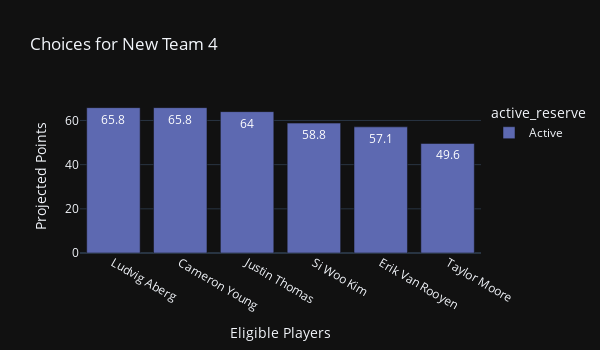
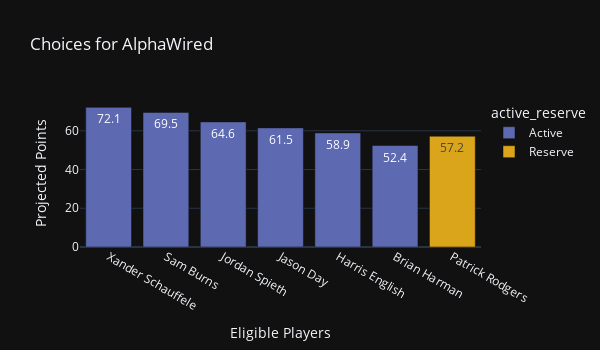
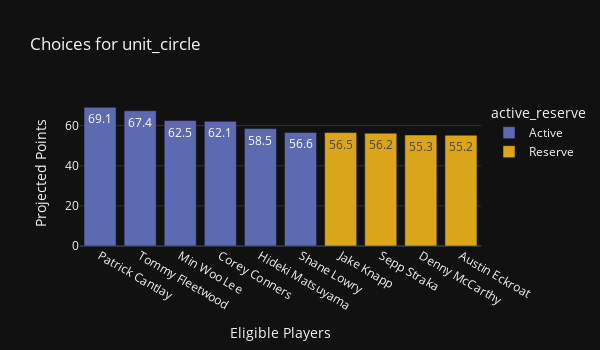
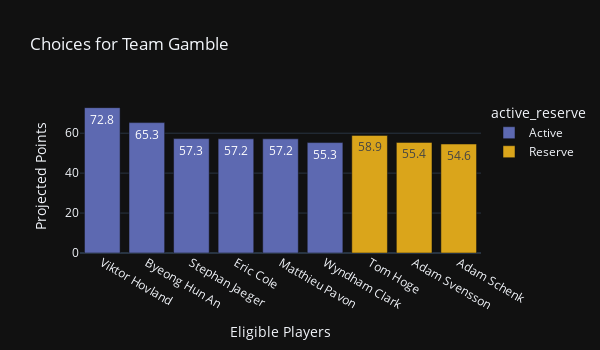

These figures' notebook cell, in order:
### Code cell
# PLAYER OPTIONS FOR EACH TEAM THIS WEEK

for team in week.team.unique():
    fig = px.bar(week[week.team == team].sort_values(by='proj_pts',ascending=False), 
                 x = 'player', 
                 y = 'proj_pts', 
                 height=350,
                 width=600,
                 title = f"Choices for {team}", 
                 color='active_reserve', 
                 text_auto=True,
                 template = 'plotly_dark',
                 color_discrete_map=active_color,
                 labels = {'proj_pts':'Projected Points','player':"Eligible Players"})
    fig.show()

### Figure 1 — Plotly figure (JSON) as saved in the notebook; plotly's stock layout.template omitted (floating-point values rounded to 4 significant figures)
{"data": [{"alignmentgroup": "True", "hovertemplate": "active_reserve=Active<br>Eligible Players=%{x}<br>Projected Points=%{y}<extra></extra>", "legendgroup": "Active", "marker": {"color": "rgb(93,105,177)", "pattern": {"shape": ""}}, "name": "Active", "offsetgroup": "Active", "orientation": "v", "showlegend": true, "textposition": "auto", "texttemplate": "%{y}", "type": "bar", "x": ["Ludvig Aberg", "Cameron Young", "Justin Thomas", "Si Woo Kim", "Erik Van Rooyen", "Taylor Moore"], "xaxis": "x", "y": [65.8, 65.8, 64, 58.8, 57.1, 49.6], "yaxis": "y"}], "layout": {"barmode": "relative", "height": 350, "legend": {"title": {"text": "active_reserve"}, "tracegroupgap": 0}, "title": {"text": "Choices for New Team 4"}, "width": 600, "xaxis": {"anchor": "y", "domain": [0, 1], "title": {"text": "Eligible Players"}}, "yaxis": {"anchor": "x", "domain": [0, 1], "title": {"text": "Projected Points"}}}}

### Figure 2 — Plotly figure (JSON) as saved in the notebook; plotly's stock layout.template omitted (floating-point values rounded to 4 significant figures)
{"data": [{"alignmentgroup": "True", "hovertemplate": "active_reserve=Active<br>Eligible Players=%{x}<br>Projected Points=%{y}<extra></extra>", "legendgroup": "Active", "marker": {"color": "rgb(93,105,177)", "pattern": {"shape": ""}}, "name": "Active", "offsetgroup": "Active", "orientation": "v", "showlegend": true, "textposition": "auto", "texttemplate": "%{y}", "type": "bar", "x": ["Xander Schauffele", "Sam Burns", "Jordan Spieth", "Jason Day", "Harris English", "Brian Harman"], "xaxis": "x", "y": [72.1, 69.5, 64.6, 61.5, 58.9, 52.4], "yaxis": "y"}, {"alignmentgroup": "True", "hovertemplate": "active_reserve=Reserve<br>Eligible Players=%{x}<br>Projected Points=%{y}<extra></extra>", "legendgroup": "Reserve", "marker": {"color": "rgb(218,165,27)", "pattern": {"shape": ""}}, "name": "Reserve", "offsetgroup": "Reserve", "orientation": "v", "showlegend": true, "textposition": "auto", "texttemplate": "%{y}", "type": "bar", "x": ["Patrick Rodgers"], "xaxis": "x", "y": [57.2], "yaxis": "y"}], "layout": {"barmode": "relative", "height": 350, "legend": {"title": {"text": "active_reserve"}, "tracegroupgap": 0}, "title": {"text": "Choices for AlphaWired"}, "width": 600, "xaxis": {"anchor": "y", "domain": [0, 1], "title": {"text": "Eligible Players"}}, "yaxis": {"anchor": "x", "domain": [0, 1], "title": {"text": "Projected Points"}}}}

### Figure 3 — Plotly figure (JSON) as saved in the notebook; plotly's stock layout.template omitted (floating-point values rounded to 4 significant figures)
{"data": [{"alignmentgroup": "True", "hovertemplate": "active_reserve=Active<br>Eligible Players=%{x}<br>Projected Points=%{y}<extra></extra>", "legendgroup": "Active", "marker": {"color": "rgb(93,105,177)", "pattern": {"shape": ""}}, "name": "Active", "offsetgroup": "Active", "orientation": "v", "showlegend": true, "textposition": "auto", "texttemplate": "%{y}", "type": "bar", "x": ["Patrick Cantlay", "Tommy Fleetwood", "Min Woo Lee", "Corey Conners", "Hideki Matsuyama", "Shane Lowry"], "xaxis": "x", "y": [69.1, 67.4, 62.5, 62.1, 58.5, 56.6], "yaxis": "y"}, {"alignmentgroup": "True", "hovertemplate": "active_reserve=Reserve<br>Eligible Players=%{x}<br>Projected Points=%{y}<extra></extra>", "legendgroup": "Reserve", "marker": {"color": "rgb(218,165,27)", "pattern": {"shape": ""}}, "name": "Reserve", "offsetgroup": "Reserve", "orientation": "v", "showlegend": true, "textposition": "auto", "texttemplate": "%{y}", "type": "bar", "x": ["Jake Knapp", "Sepp Straka", "Denny McCarthy", "Austin Eckroat"], "xaxis": "x", "y": [56.5, 56.2, 55.3, 55.2], "yaxis": "y"}], "layout": {"barmode": "relative", "height": 350, "legend": {"title": {"text": "active_reserve"}, "tracegroupgap": 0}, "title": {"text": "Choices for unit_circle"}, "width": 600, "xaxis": {"anchor": "y", "domain": [0, 1], "title": {"text": "Eligible Players"}}, "yaxis": {"anchor": "x", "domain": [0, 1], "title": {"text": "Projected Points"}}}}

### Figure 4 — Plotly figure (JSON) as saved in the notebook; plotly's stock layout.template omitted (floating-point values rounded to 4 significant figures)
{"data": [{"alignmentgroup": "True", "hovertemplate": "active_reserve=Active<br>Eligible Players=%{x}<br>Projected Points=%{y}<extra></extra>", "legendgroup": "Active", "marker": {"color": "rgb(93,105,177)", "pattern": {"shape": ""}}, "name": "Active", "offsetgroup": "Active", "orientation": "v", "showlegend": true, "textposition": "auto", "texttemplate": "%{y}", "type": "bar", "x": ["Viktor Hovland", "Byeong Hun An", "Stephan Jaeger", "Eric Cole", "Matthieu Pavon", "Wyndham Clark"], "xaxis": "x", "y": [72.8, 65.3, 57.3, 57.2, 57.2, 55.3], "yaxis": "y"}, {"alignmentgroup": "True", "hovertemplate": "active_reserve=Reserve<br>Eligible Players=%{x}<br>Projected Points=%{y}<extra></extra>", "legendgroup": "Reserve", "marker": {"color": "rgb(218,165,27)", "pattern": {"shape": ""}}, "name": "Reserve", "offsetgroup": "Reserve", "orientation": "v", "showlegend": true, "textposition": "auto", "texttemplate": "%{y}", "type": "bar", "x": ["Tom Hoge", "Adam Svensson", "Adam Schenk"], "xaxis": "x", "y": [58.9, 55.4, 54.6], "yaxis": "y"}], "layout": {"barmode": "relative", "height": 350, "legend": {"title": {"text": "active_reserve"}, "tracegroupgap": 0}, "title": {"text": "Choices for Team Gamble"}, "width": 600, "xaxis": {"anchor": "y", "domain": [0, 1], "title": {"text": "Eligible Players"}}, "yaxis": {"anchor": "x", "domain": [0, 1], "title": {"text": "Projected Points"}}}}
